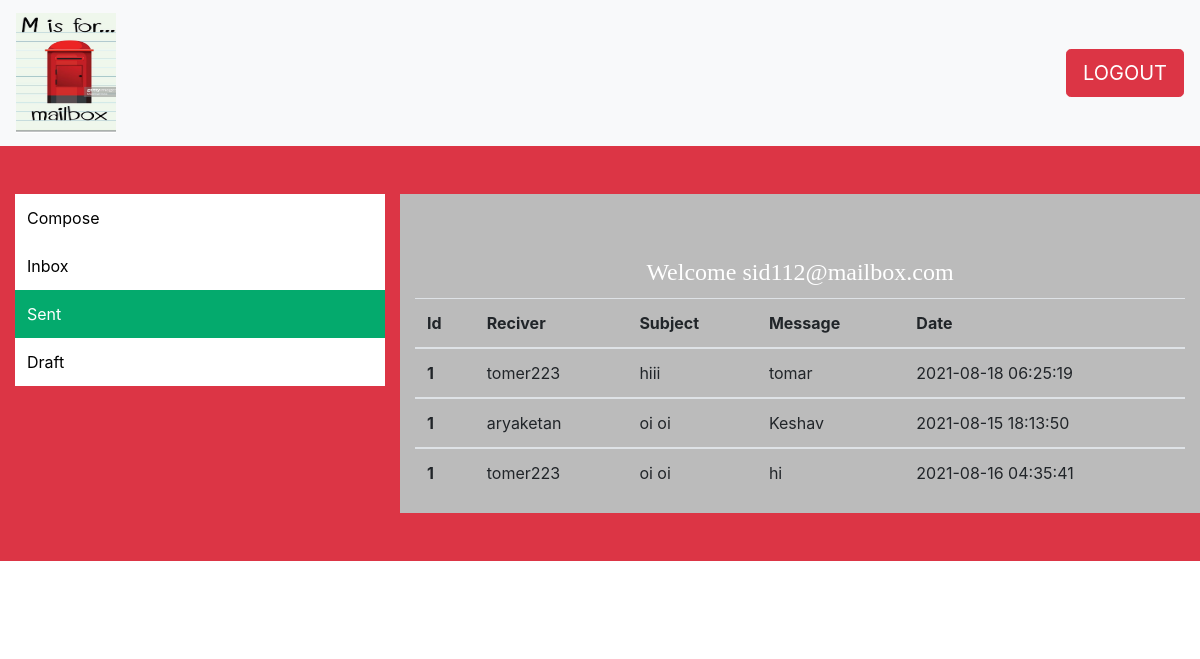
/sent.php (signed in), run on the app's committed database.
### tables this page shows
CREATE TABLE `inbox` (
  `id` int(11) NOT NULL,
  `reciver` varchar(100) NOT NULL,
  `sender` varchar(100) NOT NULL,
  `subject` varchar(200) NOT NULL,
  `message` varchar(1000) NOT NULL,
  `datetime` timestamp NOT NULL DEFAULT current_timestamp() ON UPDATE current_timestamp()
);

### sent.php (the view, shortened to what this page needs)
<?php
include("connect.php");
$q="select * from register where username='$_SESSION[username]' and pass='$_SESSION[pass]'";
$res=mysqli_query($con,$q);
$c=mysqli_num_rows($res);
?>
<!doctype html>
<html lang="en">
<head>
    <link rel="stylesheet" href="https://cdn.jsdelivr.net/npm/bootstrap@4.6.0/dist/css/bootstrap.min.css">
</head>
<body>
<nav class="navbar navbar-light bg-light">
    <a class="navbar-brand" style="text-decoration: none; font-size: 20px;" href="logout.php">
      <img src="./Images/logo.png.jpg" height="120vh" width="100wh" class="d-inline-block align-top" alt="">
    </a>
    <a  href="logout.php"><button type="submit" value="LOGOUT" class="btn btn-danger btn-lg" >LOGOUT</button></a>
  </nav>
        <div class="center-body bg-danger">
            <div class="center-content">
                <div class="container-fluid pt-5 pb-5">
                    <div class="row">
                        <div class="column left col-4">
                            <div class="vertical-menu">
                                <a href="./account.php">Compose</a>
                                <a href="./account.php">Inbox</a>
                                <a href="./sent.php" class="active">Sent</a>
                                <a href="./draft.php">Draft</a>
                            </div>
                        </div>
                        <div class="column right col-9" style="background-color:#bbb;">
                            <?php
                            if($c==0)
                            {
                            header("location:index.php");
                            }
                            else
                            {
                            echo "<h1 class='text-center'><font face=Brush Script MT size=5px color=white><br>Welcome $_SESSION[username]</font></h1>";
                            }
                            ?>
                            <?php
                             include("connect.php");
                            $tab="select * from inbox where sender='$_SESSION[username]'";
                            $res=mysqli_query($con,$tab);
                            ?>
                                <table class="table table-hover table-responsive  w-100 d-block d-sm-table">
                                <thead>
                                  <tr>
                                  <th scope="col">Id</th>
                                    <th scope="col">Reciver</th>
                                    <th scope="col">Subject</th>
                                    <th scope="col">Message</th>
                                    <th scope="col">Date</th>
                                  </tr>
                                </thead>
                                <?php
                                     while ($row=mysqli_fetch_assoc($res))
                                      {
                                  ?>
                                  <tbody>
                                  <tr>
                                    <th scope="row">1</th>
                                    <td><?php echo $row['reciver'];?></td>
                                    <td><?php echo $row['subject'];?></td>
                                    <td><?php echo $row['message'];?></td>
                                    <td><?php echo $row['datetime'];?></td>
                                  </tr>
                                </tbody>
                                <?php
                                     }
                                ?>
                               </table>
                        </div>
                    </div>
                </div>
            </div>
        </div>
        <div class="footer pt-5 pb-5 text-white">
            <footer class="text-center font-weight-bolder">&copy mailBOX.com 2021</footer>
        </div>
</body>
</html>

### sent.php (style rules this page uses)
* { box-sizing: border-box; }
.row { display: flex; }
.column { flex: 50%; }
.vertical-menu { width: 100%; }
.vertical-menu a { background-color:white; color: black; display: block; padding: 12px; text-decoration: none; }
.vertical-menu a.active { background-color: #04AA6D; color: white; }

### data on the page
inbox: reciver "tomer223", subject "hiii", message "tomar", datetime "2021-08-18 06:25:19"
inbox: reciver "aryaketan", subject "oi oi", message "Keshav", datetime "2021-08-15 18:13:50"
inbox: reciver "tomer223", subject "oi oi", message "hi", datetime "2021-08-16 04:35:41"

### other printed values
$_SESSION[username] "sid112@mailbox.com"
